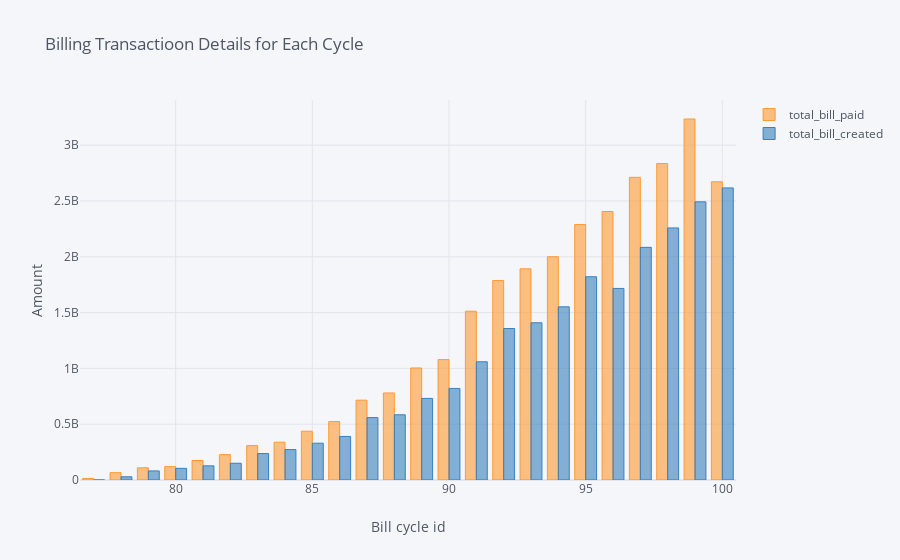

The cell this chart's notebook holds for it:
### Code cell
total_bill_status_cyclewise(combined_df)

### Figure 1 — Plotly figure (JSON) as saved in the notebook; plotly's stock layout.template omitted (floating-point values rounded to 4 significant figures)
{"data": [{"marker": {"color": "rgba(255, 153, 51, 0.6)", "line": {"color": "rgba(255, 153, 51, 1.0)", "width": 1}}, "name": "total_bill_paid", "orientation": "v", "text": "", "type": "bar", "x": [77, 78, 79, 80, 81, 82, 83, 84, 85, 86, 87, 88, 89, 90, 91, 92, 93, 94, 95, 96, 97, 98, 99, 100], "y": [14129990, 65514933, 109225258, 119871062, 174448337, 227267250, 308323022, 338558082, 436907715, 523671617, 715419943, 779851697, 1003675928, 1078871465, 1512196577, 1786733961, 1891928596, 2000117100, 2289570213, 2405810546, 2711798994, 2835328994, 3234340671, 2671713580]}, {"marker": {"color": "rgba(55, 128, 191, 0.6)", "line": {"color": "rgba(55, 128, 191, 1.0)", "width": 1}}, "name": "total_bill_created", "orientation": "v", "text": "", "type": "bar", "x": [77, 78, 79, 80, 81, 82, 83, 84, 85, 86, 87, 88, 89, 90, 91, 92, 93, 94, 95, 96, 97, 98, 99, 100], "y": [0, 28773210, 81247974, 104392797, 126971836, 149997022, 236846984, 272586362, 329757139, 390332739, 559308907, 584338006, 730988953, 820367331, 1059236785, 1357189997, 1408689599, 1551394502, 1821062142, 1716335471, 2084506590, 2258350193, 2492107017, 2617006433]}], "layout": {"legend": {"bgcolor": "#F5F6F9", "font": {"color": "#4D5663"}}, "paper_bgcolor": "#F5F6F9", "plot_bgcolor": "#F5F6F9", "title": {"font": {"color": "#4D5663"}, "text": "Billing Transactioon Details for Each Cycle"}, "xaxis": {"gridcolor": "#E1E5ED", "showgrid": true, "tickfont": {"color": "#4D5663"}, "title": {"font": {"color": "#4D5663"}, "text": "Bill cycle id"}, "zerolinecolor": "#E1E5ED"}, "yaxis": {"gridcolor": "#E1E5ED", "showgrid": true, "tickfont": {"color": "#4D5663"}, "title": {"font": {"color": "#4D5663"}, "text": "Amount"}, "zerolinecolor": "#E1E5ED"}}}
